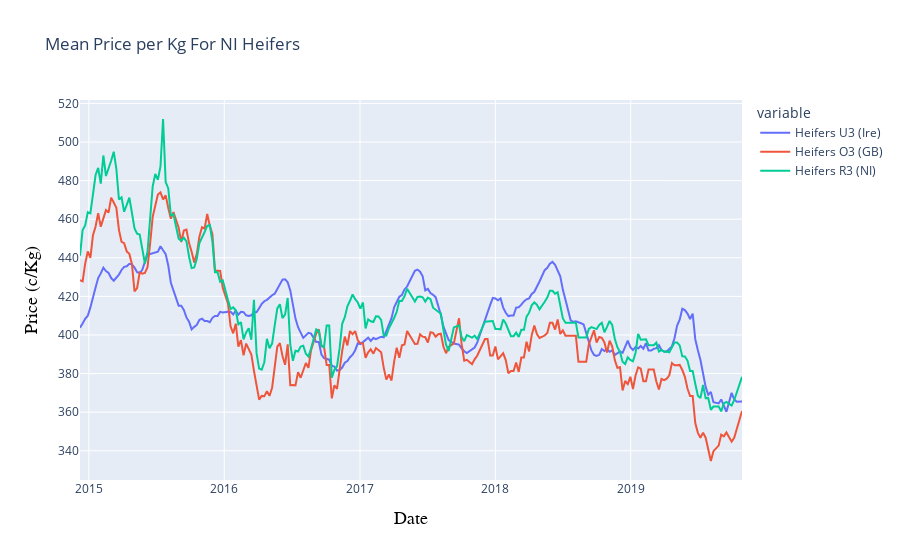

Notebook code for this chart:
### Code cell
import plotly.express as px

fig = px.line(df, x="Date", y=["Heifers U3 (Ire)", "Heifers O3 (GB)", "Heifers R3 (NI)"],
             labels={
                'x':"Animal Grade",
                'value':"Price (c/Kg)"
            },
             title="Mean Price per Kg For NI Heifers")

fig.update_xaxes(title_font=dict(size=18, family='Courier', color='black'))
fig.update_yaxes(title_font=dict(size=18, family='Courier', color='black'))
fig.show()

### Figure 1 — Plotly figure (JSON) as saved in the notebook; plotly's stock layout.template omitted (floating-point values rounded to 4 significant figures; data arrays with more than 128 entries replaced by an {"elided": "..."} marker saying what was removed)
{"data": [{"hovertemplate": "variable=Heifers U3 (Ire)<br>Date=%{x}<br>Price (c/Kg)=%{y}<extra></extra>", "legendgroup": "Heifers U3 (Ire)", "line": {"color": "#636efa", "dash": "solid"}, "marker": {"symbol": "circle"}, "mode": "lines", "name": "Heifers U3 (Ire)", "orientation": "v", "showlegend": true, "type": "scatter", "x": {"elided": "242 str values"}, "xaxis": "x", "y": {"elided": "242 float values"}, "yaxis": "y"}, {"hovertemplate": "variable=Heifers O3 (GB)<br>Date=%{x}<br>Price (c/Kg)=%{y}<extra></extra>", "legendgroup": "Heifers O3 (GB)", "line": {"color": "#EF553B", "dash": "solid"}, "marker": {"symbol": "circle"}, "mode": "lines", "name": "Heifers O3 (GB)", "orientation": "v", "showlegend": true, "type": "scatter", "x": {"elided": "242 str values"}, "xaxis": "x", "y": {"elided": "242 float values"}, "yaxis": "y"}, {"hovertemplate": "variable=Heifers R3 (NI)<br>Date=%{x}<br>Price (c/Kg)=%{y}<extra></extra>", "legendgroup": "Heifers R3 (NI)", "line": {"color": "#00cc96", "dash": "solid"}, "marker": {"symbol": "circle"}, "mode": "lines", "name": "Heifers R3 (NI)", "orientation": "v", "showlegend": true, "type": "scatter", "x": {"elided": "242 str values"}, "xaxis": "x", "y": {"elided": "242 float values"}, "yaxis": "y"}], "layout": {"legend": {"title": {"text": "variable"}, "tracegroupgap": 0}, "title": {"text": "Mean Price per Kg For NI Heifers"}, "xaxis": {"anchor": "y", "domain": [0, 1], "title": {"font": {"color": "black", "family": "Courier", "size": 18}, "text": "Date"}}, "yaxis": {"anchor": "x", "domain": [0, 1], "title": {"font": {"color": "black", "family": "Courier", "size": 18}, "text": "Price (c/Kg)"}}}}
